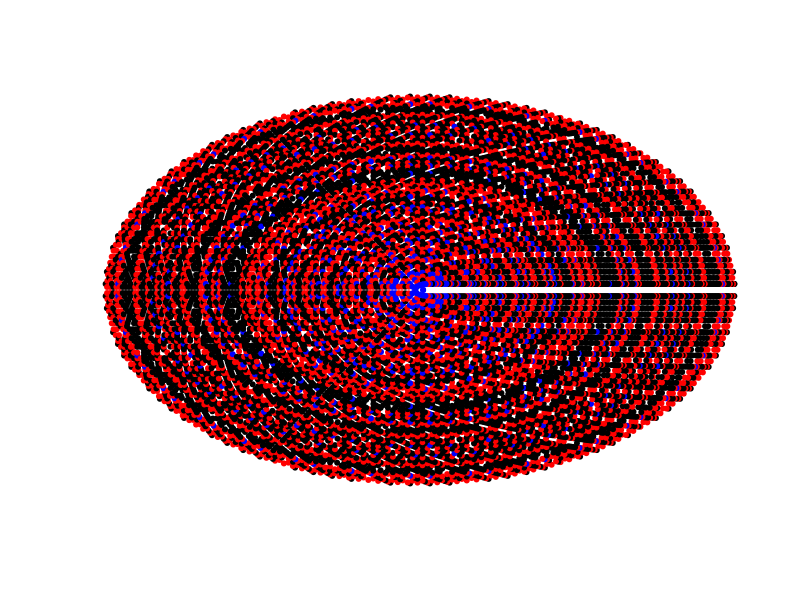

The R source for this figure:
# Totino and Euler Phi are working together. Need both
gcd <- function (m, n) {
  while (1) {
    rem <- m %% n                         # calculate the remainder here 
    ifelse (rem == 0, break, { m = n; n = rem; }) # if the remainder is greater than 0 then we continue by changing m to the value of n and n to the value of the remainder
  }
  n
}   

epf <- function (n) {
  if (n < 0) { -1 }                       # function's domain are positive integers only
  sum = 0
  for (k in 1:n) {                        # epf(n) is number of positive integers in 1 <= k <= n
    if (gcd(n, k) == 1) { sum = sum + 1 } # for which gcd (n, k) is equal 1. (when gcd (n, k) is 1, the number
  }                                       # k is a totient of n. And epf(n) is the sum of these totients (numbers relatively prime to n)
  sum                                     # return the result
}


factors<-function(num){
  factors <- integer(num - 2) # initialize factors
  
  # loop from 2 to num-1
  for (i in 2:(num-1)) {
    # check if i is a factor of num
    if ((num%%i)==0) {
      # add i to vector of factors
      factors[i-1] <- i 
    }
  }
  factors <- factors[factors!=0]
  factors
}
# remove factors==0


# if the number is a power of 2, return TRUE
p<-function(number){n1s <- sum(as.numeric(intToBits(number)));return(n1s==1)}


# fracts(n) are all fractions 1/n to n/n if x does not divide n
fracts<-function(n){
  acc<-c();
  for(i in 1:(n)){
    if(gcd(i,n)==1){
      acc<-c(acc,i/n)
    } else {}
  };
  c(acc,1/n)
}

isPrime<-function(p) (length(factors(p))==0)
z<-complex(argument=0,modulus=1)
rootOfUnity<-function(frac){
  complex(argument=2*pi*frac,modulus=1)
  }
Polygon<-function(n){
  c(mapply(rootOfUnity,fracts(n)))
  }
colorPick<-function(j) if(p(epf(j))){'blue'} else {if(isPrime(j)){'red'} else{'black'}}

scalePoly<-function(poly,i,maximum){
  scalePoint<-function(z){complex(argument=Arg(z),modulus=(i+Mod(z))/maximum)}
  mapply(scalePoint,poly)
}


for(i in 200:1){
  j<-i
  pts<-Polygon(j)
  wind<-20
  plot(scalePoly(pts,j,10),xlim=c(-wind,wind),ylim=c(-wind,wind),bty='n',xaxt='n',yaxt='n',main='',xlab='',ylab='',type='p',pch=20,col=colorPick(j))
  par(new=TRUE)
  
}
par(new=FALSE)








